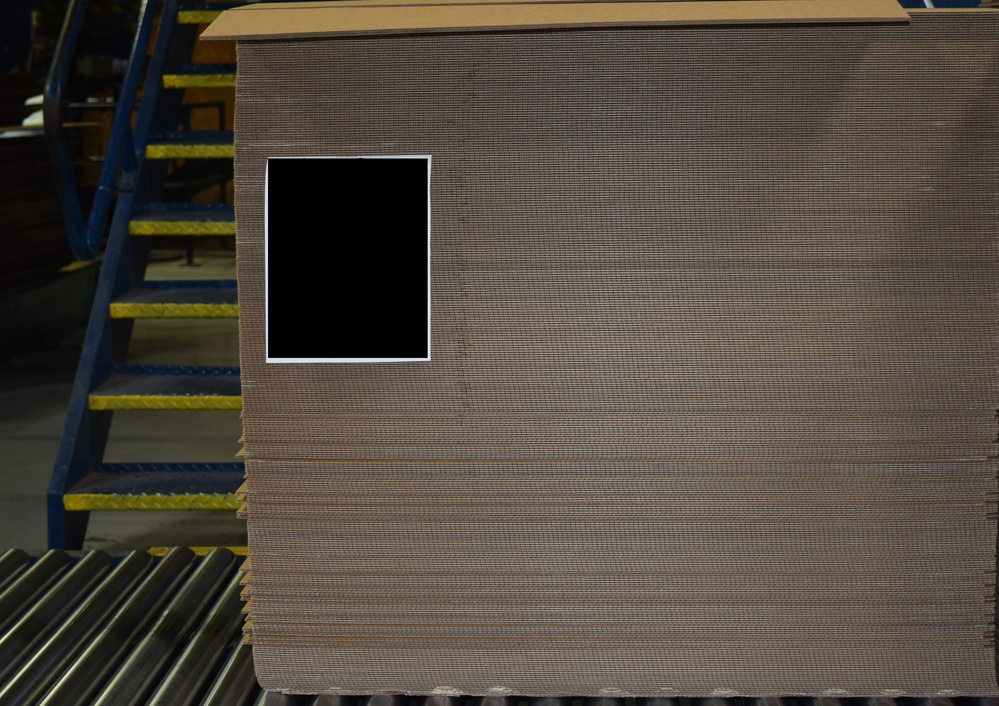
#> input picture cardboard/rawdata/Image/0226.JPG, 999 x 706 px, shrunk from 5658 x 4000 before the run, found by its file name; its folder holds only this picture in this run
$ jupyter execute --allow-errors Image_chunk_make.ipynb   (shell and % lines are left out)
#> lines starting #> are read from the running program, lines starting #| are printed output that depends on the picture
[cell 1]
# make some forders
import os
os.mkdir('E:/image')
os.mkdir('E:/image/out01')
os.mkdir('E:/image/out02')
os.mkdir('E:/image/image_chunk')
os.mkdir('E:/image/label_chunk')
os.mkdir('E:/image/out05')
os.mkdir('E:/image/test_chunk')

[cell 2]
# loading the images and make chunk for the images
import cv2
import os

dirpath = 'D:/U-NET_Project/log2/log/Image'
destDirectory = 'E:/image/out01'
for file in os.listdir(dirpath):
    try:
        image = cv2.imread(os.path.join(dirpath, file))
#> image is the input picture: shape (706, 999, 3); mean B, G, R 63, 72.7, 81.2
        #image = cv2.imread(os.path.join(dirpath, file), cv2.IMREAD_GRAYSCALE)
        size = image.shape[1]
#> size = 999

        for a,i in enumerate(range(0,size,256),1):
            if (size-i) < 256:
                s_thresh = image[:, (size-256):size]
                cv2.imwrite(os.path.join(destDirectory, os.path.splitext(file)[0]) + '_' + str(a) + '.png', s_thresh)
            else :
                s_thresh = image[:, i:(i+256)]
                cv2.imwrite(os.path.join(destDirectory, os.path.splitext(file)[0]) + '_' + str(a) + '.png', s_thresh)
#> this loop made 4 passes
#> pass 1, `s_thresh = image[:, i:(i+256)]`:
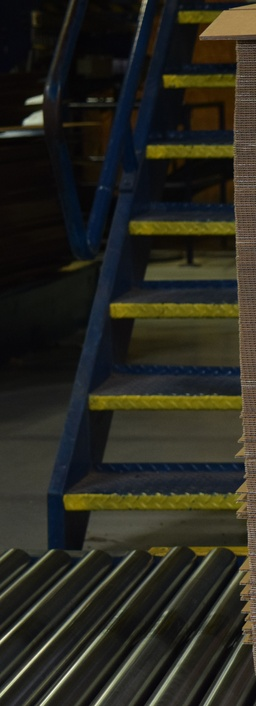
#> s_thresh: shape (706, 256, 3); mean B, G, R 31.4, 40.3, 41.2
#> pass 2, `s_thresh = image[:, i:(i+256)]`:
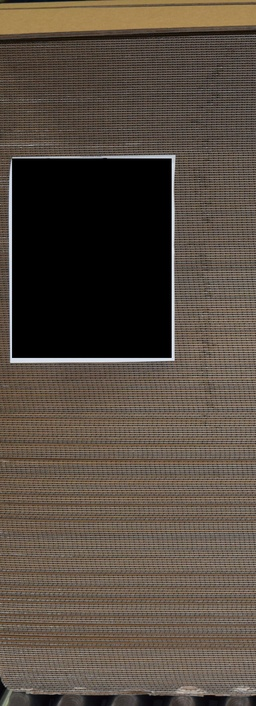
#> s_thresh: shape (706, 256, 3); mean B, G, R 64.7, 74.9, 85.6
#> pass 3, `s_thresh = image[:, i:(i+256)]`:
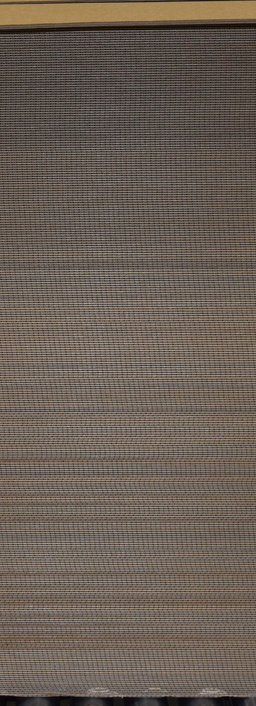
#> s_thresh: shape (706, 256, 3); mean B, G, R 85.9, 95.5, 106.5
    except:
        print("%s is not vaild image file" %file)

print ("Done!")


dirpath = 'D:/U-NET_Project/log2/log/label'
destDirectory = 'E:/image/out02'
#> (the rest of this cell did not finish here and is left out)

$ run again, on cardboard/rawdata/Image/0248.JPG
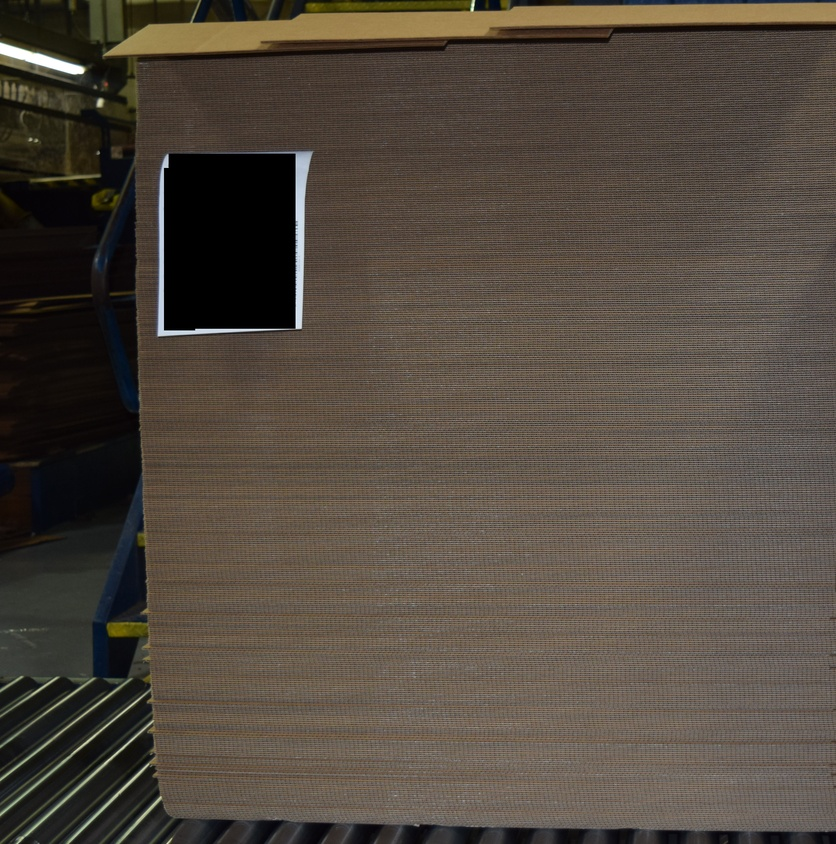
#> input picture cardboard/rawdata/Image/0248.JPG, 836 x 844 px, shrunk from 3966 x 4000 before the run, found by its file name
#> image is the input picture: shape (844, 836, 3); mean B, G, R 62.7, 72.5, 81.5
#> the loop `for a,i in enumerate(range(0,size,256),1):` made 4 passes
#> pass 1, `s_thresh = image[:, i:(i+256)]`:
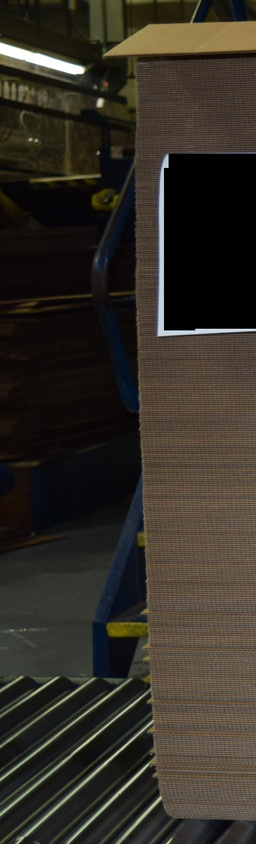
#> s_thresh: shape (844, 256, 3); mean B, G, R 38, 46.1, 50.9
#> pass 3, `s_thresh = image[:, i:(i+256)]`:
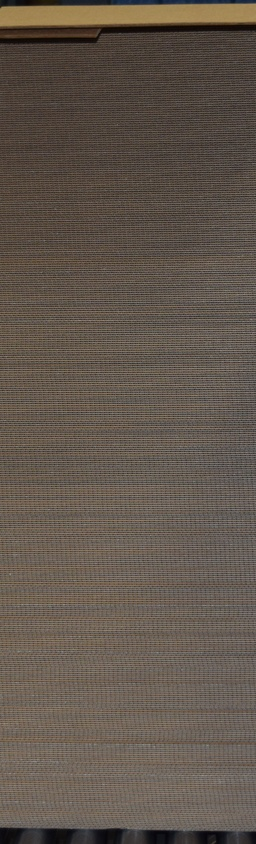
#> s_thresh: shape (844, 256, 3); mean B, G, R 76.9, 86.7, 97.5

$ run again, on cardboard/rawdata/Image/0251.JPG
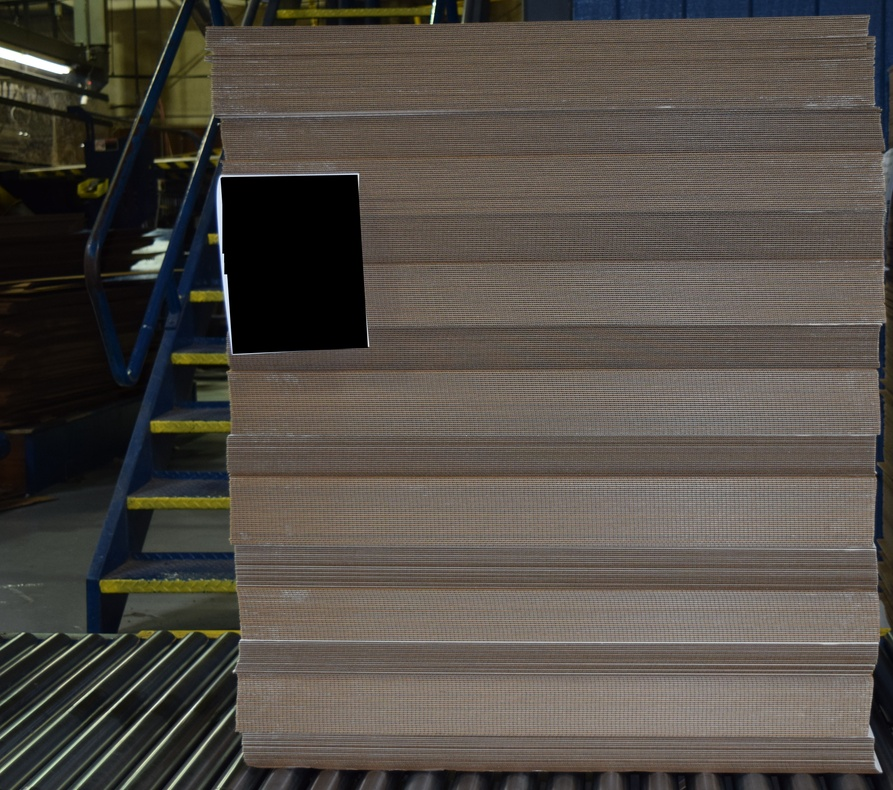
#> input picture cardboard/rawdata/Image/0251.JPG, 893 x 790 px, shrunk from 4518 x 4000 before the run, found by its file name
#> image is the input picture: shape (790, 893, 3); mean B, G, R 70.1, 76.6, 82.4
#> the loop `for a,i in enumerate(range(0,size,256),1):` made 4 passes
#> pass 1, `s_thresh = image[:, i:(i+256)]`:
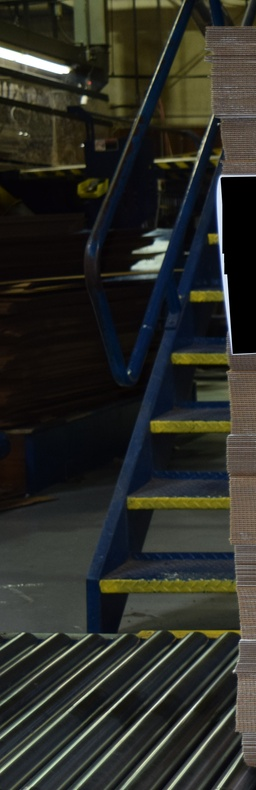
#> s_thresh: shape (790, 256, 3); mean B, G, R 38.9, 44.5, 43.6
#> pass 3, `s_thresh = image[:, i:(i+256)]`:
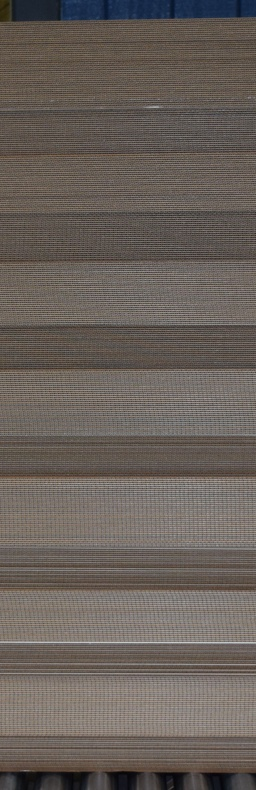
#> s_thresh: shape (790, 256, 3); mean B, G, R 90.6, 96.7, 104.8

$ run again, on cardboard/rawdata/Image/0258.JPG
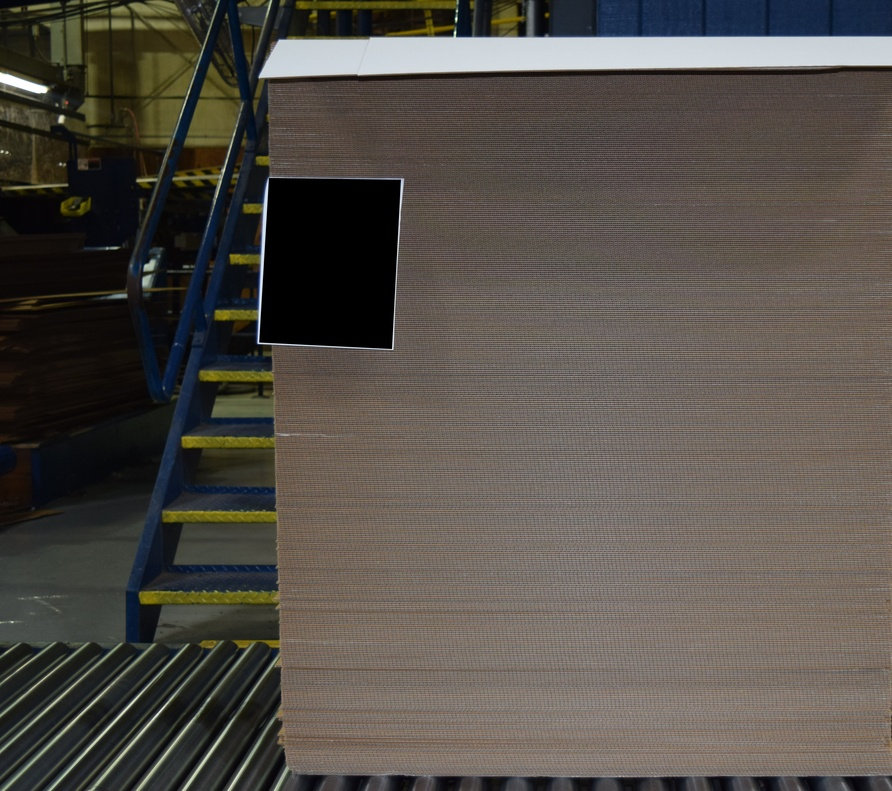
#> input picture cardboard/rawdata/Image/0258.JPG, 892 x 791 px, shrunk from 4512 x 4000 before the run, found by its file name
#> image is the input picture: shape (791, 892, 3); mean B, G, R 72.5, 78.8, 84.1
#> the loop `for a,i in enumerate(range(0,size,256),1):` made 4 passes
#> pass 1, `s_thresh = image[:, i:(i+256)]`:
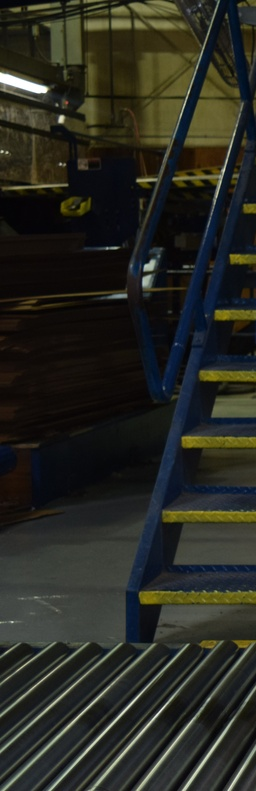
#> s_thresh: shape (791, 256, 3); mean B, G, R 33.6, 40.9, 39.9
#> pass 3, `s_thresh = image[:, i:(i+256)]`:
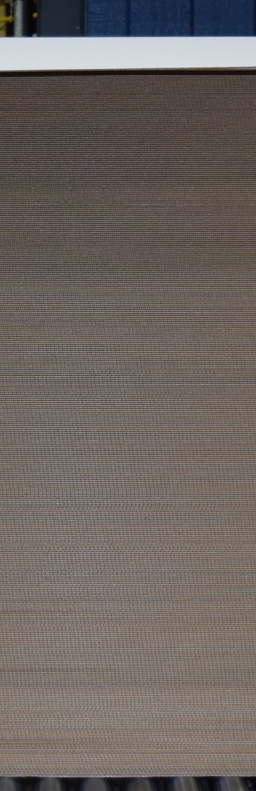
#> s_thresh: shape (791, 256, 3); mean B, G, R 97.6, 101.7, 109
